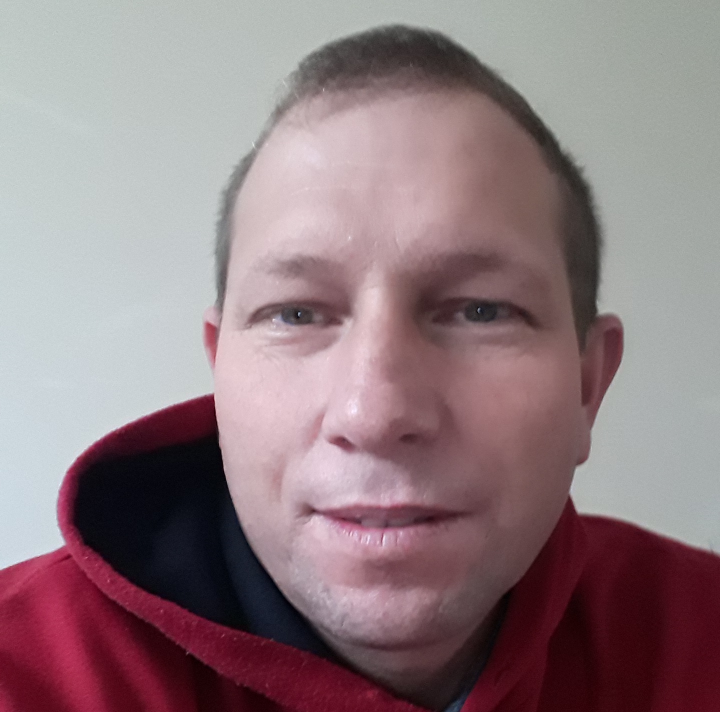
#> input picture people/Anderson/1.jpg, 1440 x 1424 px (shown at 1/2 size); its folder holds only this picture in this run
$ python train.py
#> lines starting #> are read from the running program, lines starting #| are printed output that depends on the picture
import os
import cv2
import pickle
import numpy as np
from PIL import Image
from pathlib import Path

classifier = cv2.CascadeClassifier('haarcascades/haarcascade_frontalface_alt2.xml')
recognizer = cv2.face.LBPHFaceRecognizer_create()
current_id = 0
labels = {}
y_labels = []
x_train = []

for file in Path('people').rglob('*.jpg'):
		label = file.parent.name

		if not label in labels:
			labels[label] = current_id
			current_id += 1

		label_id = labels[label]
		image = Image.open(str(file))
#> image is the input picture: PIL image 1440x1424 RGB; mean R, G, B 143.8, 123.4, 127.9
		image = image.convert('L') # grayscale
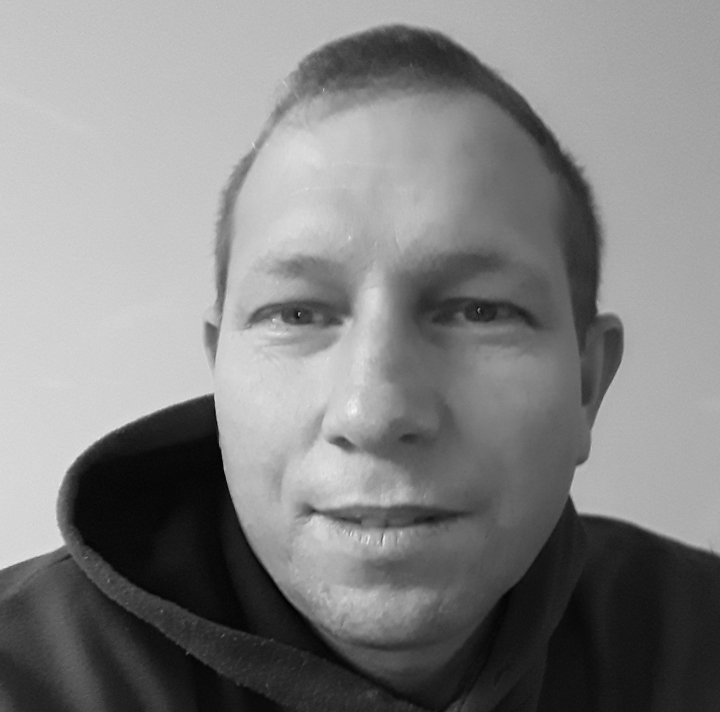
#> image: PIL image 1440x1424 L (shown at 1/2 size); min 1, max 249, mean 130
		image = image.resize((550, 550), Image.Resampling.LANCZOS)
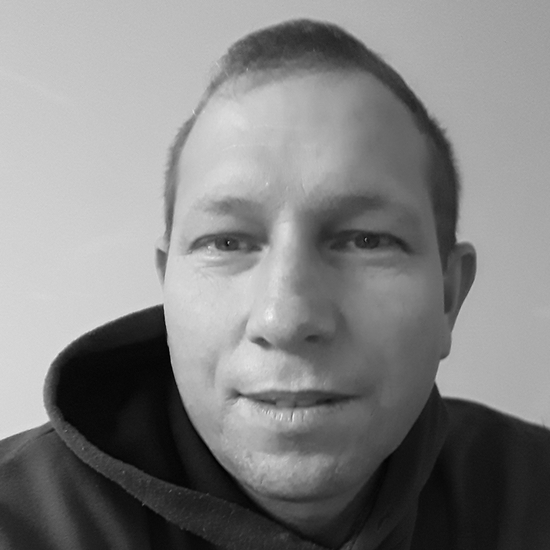
#> image: PIL image 550x550 L; min 0, max 247, mean 130
		array = np.array(image, 'uint8')
		faces = classifier.detectMultiScale(array, scaleFactor=1.1, minNeighbors=3)
#> faces = [[121, 106, 346, 346]]

		for i, (x,y,w,h) in enumerate(faces):
			if i > 0:
				break

			roi = array[y:y+h, x:x+w]
			x_train.append(roi)
			y_labels.append(label_id)
			image = cv2.rectangle(array, (x, y), (x+w, y+h), (0, 0, 255), 2)
#> this loop made 1 pass
#> pass 1, `roi = array[y:y+h, x:x+w]`:
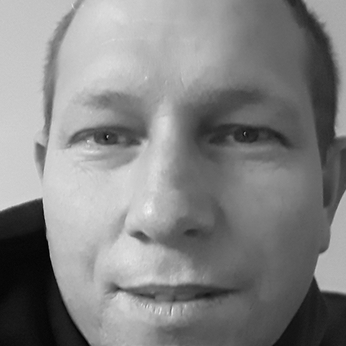
#> roi: shape (346, 346); min 0, max 247, mean 131.4
#> after the loop, x_train = 1 item; y_labels = [0]
#> pass 2 of the loop `for file in Path('people').rglob('*.jpg'):`:
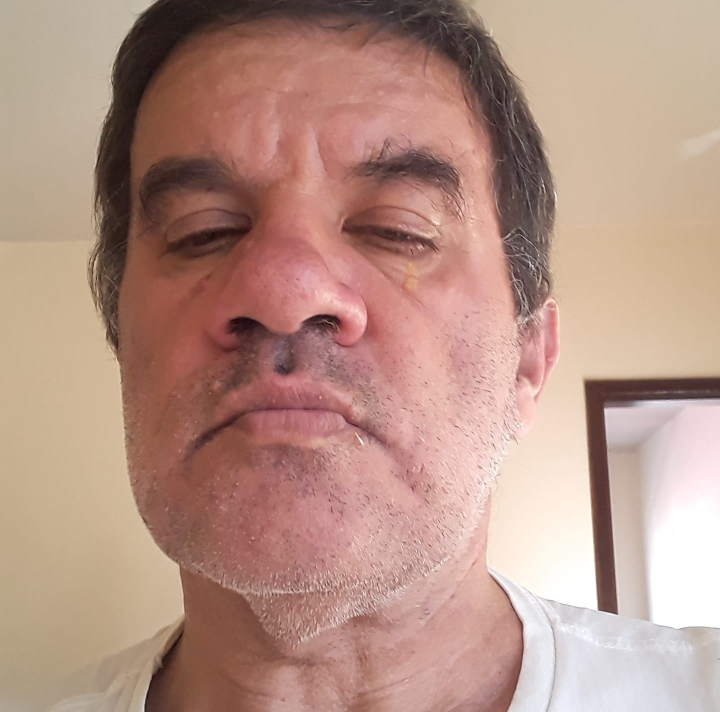
#> input picture people/Josenei/1.jpg, 1440 x 1424 px (shown at 1/2 size)
#> image is the input picture: PIL image 1440x1424 RGB; mean R, G, B 182, 147.1, 133.9
#> faces = [[49, 32, 363, 363]]
#> the loop `for i, (x,y,w,h) in enumerate(faces):` made 1 pass
#> pass 1, `roi = array[y:y+h, x:x+w]`:
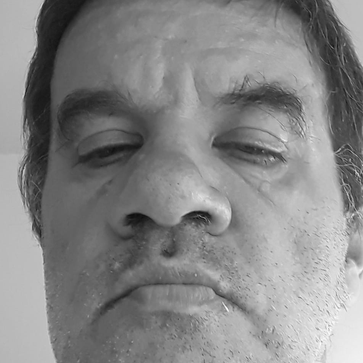
#> roi: shape (363, 363); min 15, max 255, mean 133.9
#> pass 1, `image = cv2.rectangle(array, (x, y), (x+w, y+h), (0, 0, 255), 2)`:
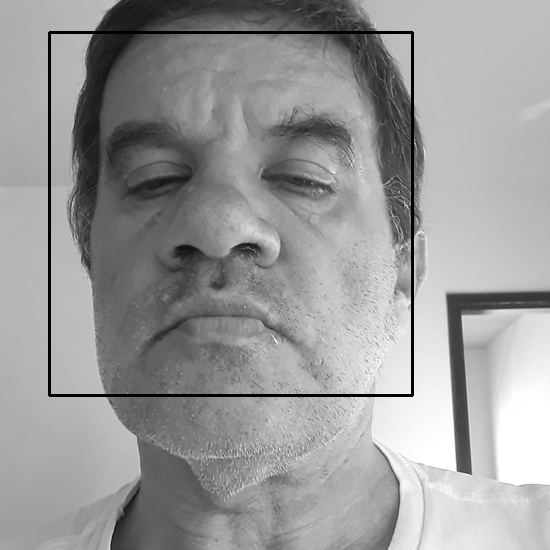
#> image: shape (550, 550); min 0, max 255, mean 153.7
#> after the loop `for i, (x,y,w,h) in enumerate(faces):`: x_train = 2 items; y_labels = [0, 1]


with open("labels.pkl", 'wb') as f:
	pickle.dump(labels, f)

recognizer.train(x_train, np.array(y_labels))
recognizer.save("trained.yml")
